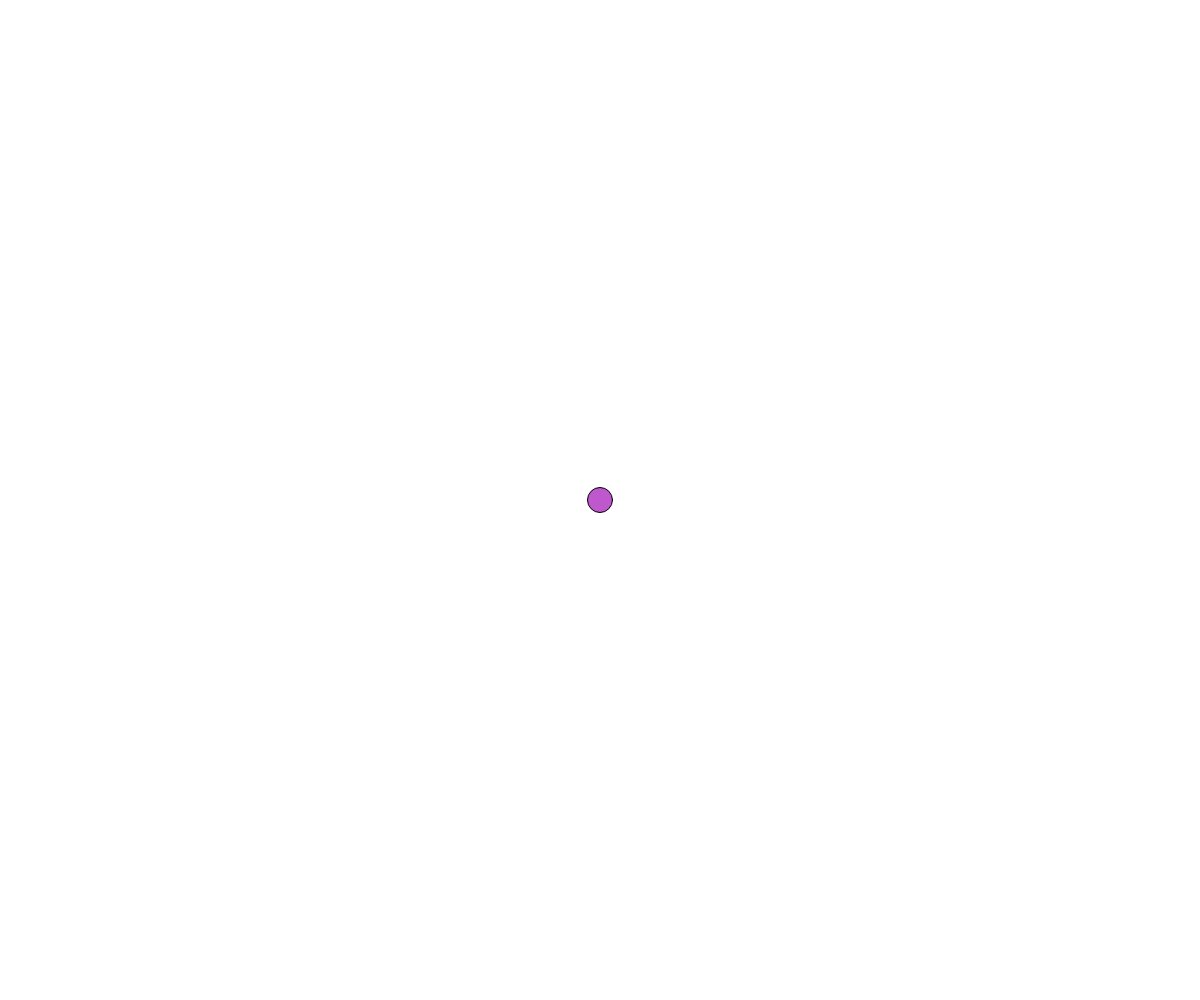
Frame 1 (no input)
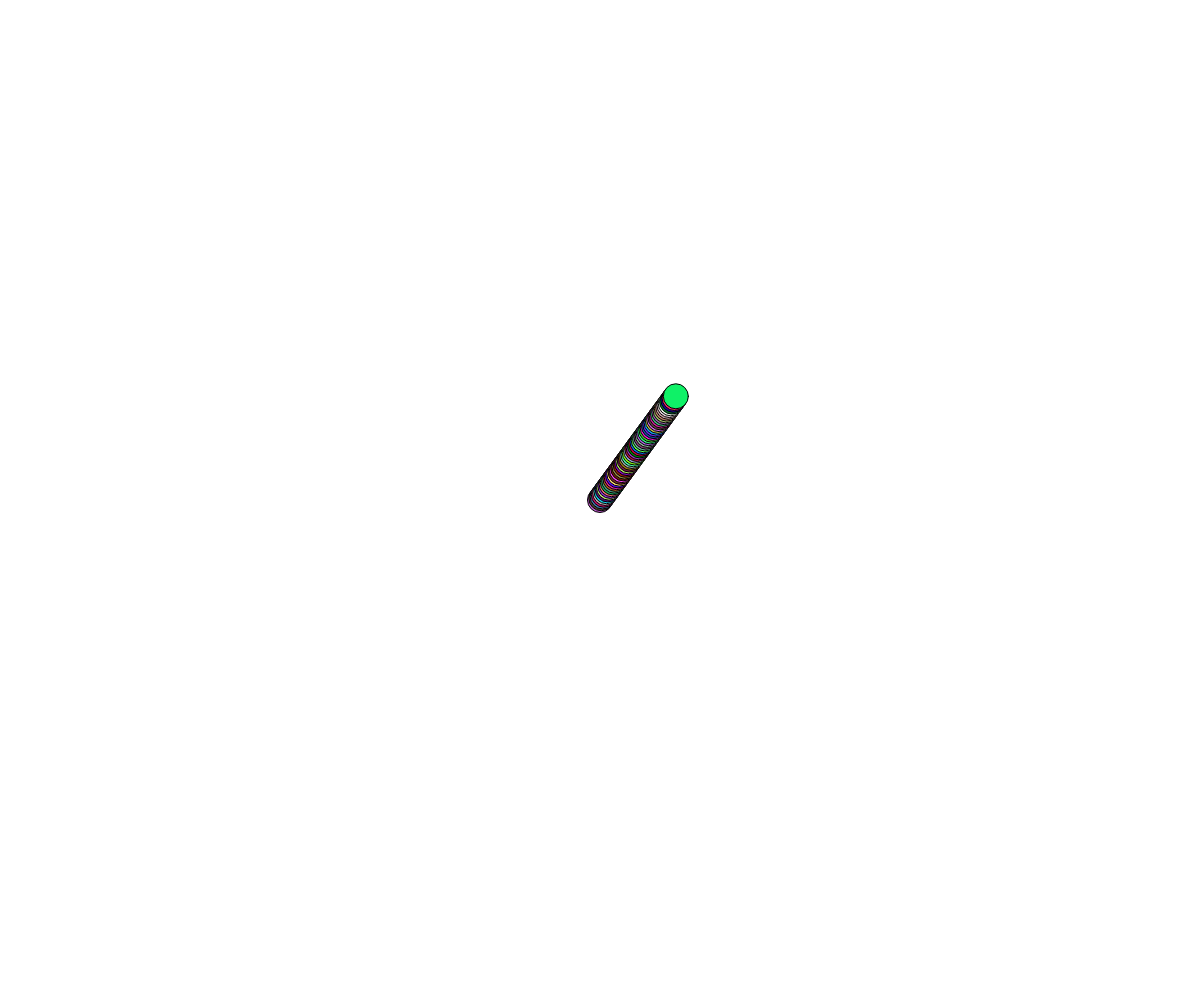
Frame 60 (no input)
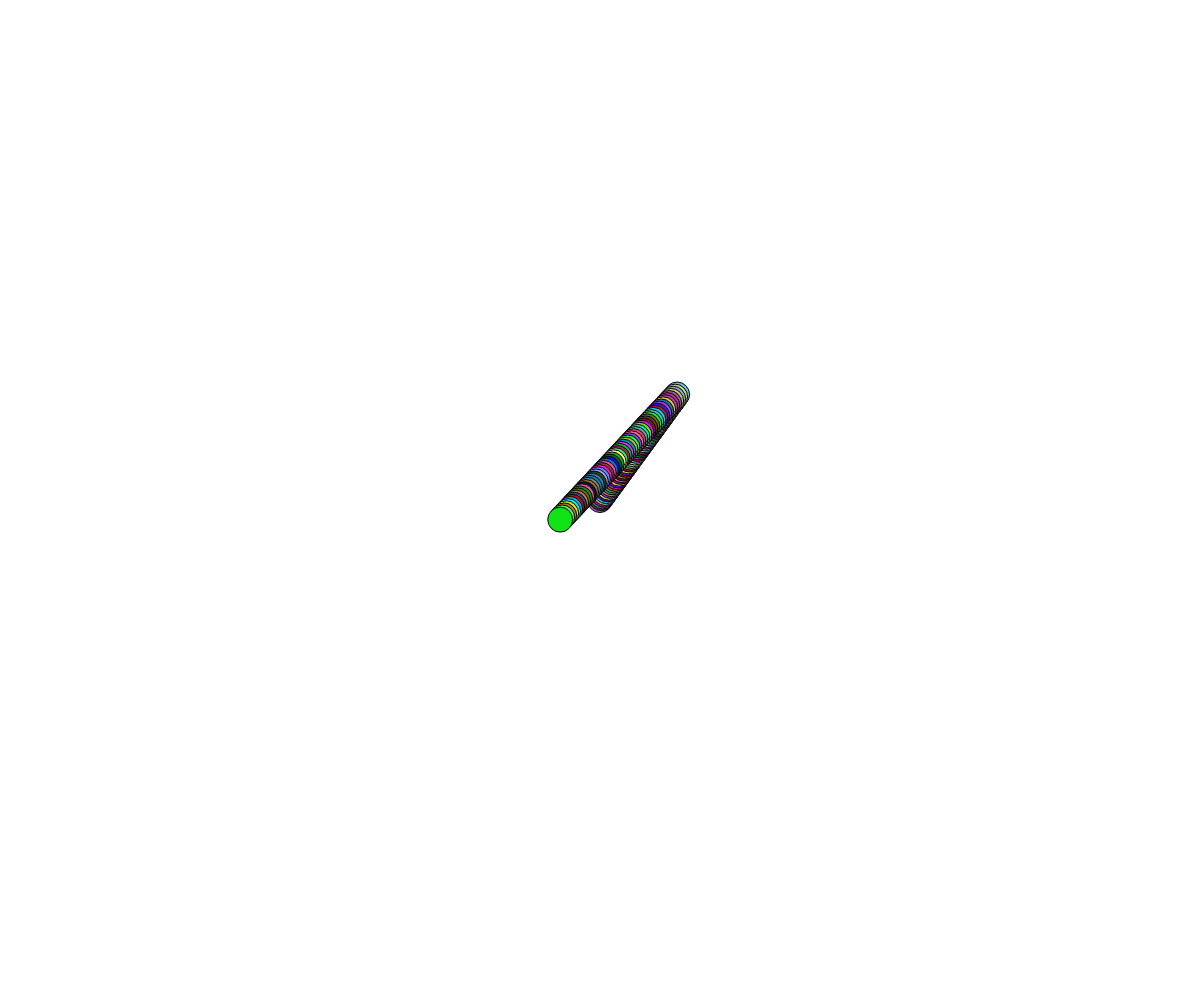
Frame 120 (the mouse pressed at the canvas centre since frame 60)

The p5.js sketch that drew these frames (run headless with seeded random() and noise() and a simulated clock; from frame 60 on, the mouse is pressed at the canvas centre):

// p5.js sketch
// ── sketch.js
// Project Title
// Your Name
// Date
//
// Extra for Experts:
// - describe what you did to take this project "above and beyond"

let x, y;
let xSpeed, ySpeed;

function setup() {
  createCanvas(windowWidth, windowHeight);
  x = windowWidth/2;
  y = windowHeight/2;
  xSpeed = random(-3, 3);
  ySpeed = random(-3, 3);
}

function draw() {
  //background(225)
  fill(random(255), random(255), random(255));
  ellipse(x, y, 25, 25);
  x += xSpeed;
  y += ySpeed;
  print(mouseX);
}

function mousePressed() {
  fill(500, 0, 0);
  xSpeed = random(-3, 3);
  ySpeed = random(-3, 3);
}

function mouseReleased() {
  fill (0, 0, 500);
}
